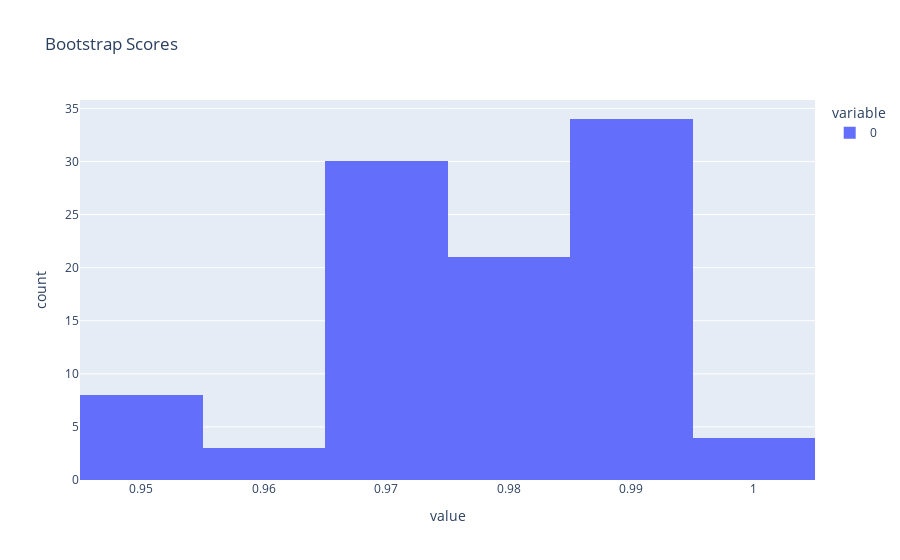
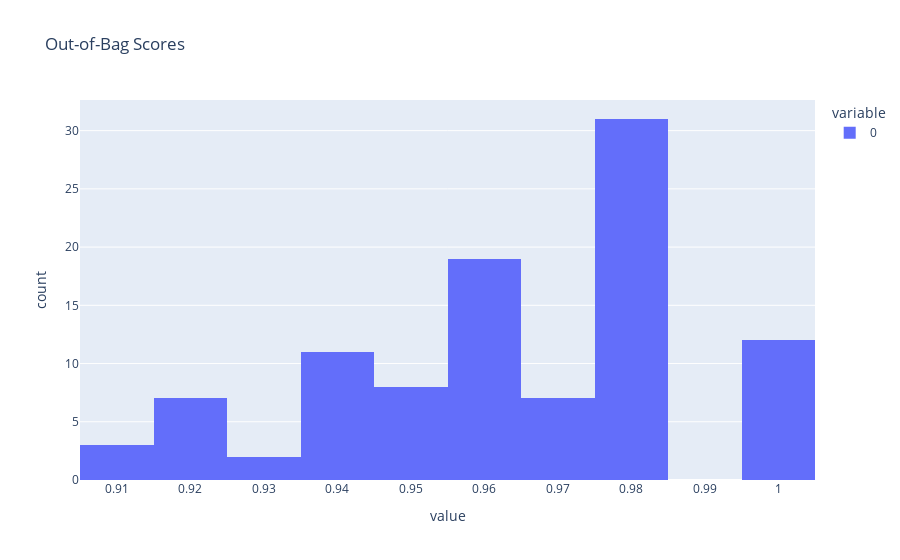

Notebook source saved alongside these figures, in order:
### Markdown cell above
Let's now train the svc linear model on our bootstrap samples, create a list of resubstitution scores on the bootstrap samples and a list of out of bag scores. And plot the distributions of both scores, what do you think? is it coherent with the lecture ?

### Code cell
# Initialize empty lists to store bootstrap and out-of-bag scores
bs_score = []
oob_score = []

# Create the SVC model with a linear kernel
svc = SVC(kernel="linear")

# Fit the model and calculate scores for bootstrap and out-of-bag data
for b, o, b_t, o_t in zip(bootstrap_samples_norm, oob_samples_norm, bootstrap_targets, oob_targets):
    svc.fit(b, b_t)
    bs_score.append(svc.score(b, b_t))  # Bootstrap score
    oob_score.append(svc.score(o, o_t))  # Out-of-bag score

# Visualize the bootstrap and out-of-bag scores with histograms
fig_bs = px.histogram(bs_score, title="Bootstrap Scores", nbins=10)
fig_bs.show()

fig_oob = px.histogram(oob_score, title="Out-of-Bag Scores", nbins=10)
fig_oob.show()

### Figure 1 — Plotly figure (JSON) as saved in the notebook; plotly's stock layout.template omitted (floating-point values rounded to 4 significant figures)
{"data": [{"alignmentgroup": "True", "bingroup": "x", "hovertemplate": "variable=0<br>value=%{x}<br>count=%{y}<extra></extra>", "legendgroup": "0", "marker": {"color": "#636efa", "pattern": {"shape": ""}}, "name": "0", "nbinsx": 10, "offsetgroup": "0", "orientation": "v", "showlegend": true, "type": "histogram", "x": [0.9933, 0.9867, 0.9733, 0.9867, 0.9733, 0.9867, 0.9867, 0.9533, 0.98, 0.98, 0.98, 1, 0.9933, 0.9933, 0.98, 0.9933, 0.9733, 0.9733, 0.98, 0.9667, 0.9667, 0.9733, 0.9867, 0.9733, 0.9867, 0.98, 0.9733, 0.9733, 0.9467, 0.9733, 0.98, 0.9733, 0.98, 1, 0.9667, 0.9733, 0.9867, 1, 0.9667, 1, 0.9467, 0.98, 0.9733, 0.9867, 0.9933, 0.98, 0.9667, 0.9667, 0.9733, 0.9667, 0.9867, 0.9933, 0.98, 0.9933, 0.9933, 0.9667, 0.9933, 0.96, 0.9867, 0.9733, 0.9867, 0.9867, 0.9667, 0.9867, 0.9467, 0.9667, 0.9867, 0.9733, 0.9733, 0.96, 0.98, 0.98, 0.96, 0.9933, 0.9733, 0.98, 0.9533, 0.9867, 0.98, 0.9933, 0.98, 0.9867, 0.9667, 0.9933, 0.98, 0.9533, 0.98, 0.9867, 0.9533, 0.9867, 0.98, 0.9667, 0.9867, 0.9533, 0.9667, 0.98, 0.9867, 0.9933, 0.9867, 0.98], "xaxis": "x", "yaxis": "y"}], "layout": {"barmode": "relative", "legend": {"title": {"text": "variable"}, "tracegroupgap": 0}, "title": {"text": "Bootstrap Scores"}, "xaxis": {"anchor": "y", "domain": [0, 1], "title": {"text": "value"}}, "yaxis": {"anchor": "x", "domain": [0, 1], "title": {"text": "count"}}}}

### Figure 2 — Plotly figure (JSON) as saved in the notebook; plotly's stock layout.template omitted (floating-point values rounded to 4 significant figures)
{"data": [{"alignmentgroup": "True", "bingroup": "x", "hovertemplate": "variable=0<br>value=%{x}<br>count=%{y}<extra></extra>", "legendgroup": "0", "marker": {"color": "#636efa", "pattern": {"shape": ""}}, "name": "0", "nbinsx": 10, "offsetgroup": "0", "orientation": "v", "showlegend": true, "type": "histogram", "x": [0.9815, 0.9091, 0.9464, 0.9831, 0.9815, 0.94, 0.9649, 0.9643, 0.9423, 1, 1, 0.9231, 0.9474, 0.9825, 0.9608, 0.9655, 0.9792, 1, 0.9661, 0.98, 0.9649, 1, 0.9796, 0.9825, 0.963, 0.9608, 1, 0.9423, 0.9841, 0.9655, 0.9231, 0.9821, 1, 0.9365, 0.9815, 0.9483, 1, 0.9167, 0.96, 0.9231, 1, 0.9808, 0.9492, 0.9592, 0.9444, 0.9643, 1, 0.9818, 0.9661, 0.9811, 0.9412, 0.9649, 0.9825, 0.98, 0.9474, 0.9808, 0.9636, 1, 0.963, 0.9643, 0.9259, 0.9831, 0.9444, 0.9149, 0.98, 0.9796, 0.96, 0.963, 0.9815, 0.9811, 0.9434, 0.9184, 0.9535, 0.9538, 0.9615, 0.9792, 1, 0.9434, 0.9444, 0.9423, 0.9811, 0.9667, 0.9804, 0.9057, 0.9811, 0.9615, 0.9455, 0.9286, 0.9825, 0.9167, 0.9815, 1, 0.9815, 0.9818, 0.9608, 0.9672, 0.9672, 0.9245, 0.9583, 0.98], "xaxis": "x", "yaxis": "y"}], "layout": {"barmode": "relative", "legend": {"title": {"text": "variable"}, "tracegroupgap": 0}, "title": {"text": "Out-of-Bag Scores"}, "xaxis": {"anchor": "y", "domain": [0, 1], "title": {"text": "value"}}, "yaxis": {"anchor": "x", "domain": [0, 1], "title": {"text": "count"}}}}
